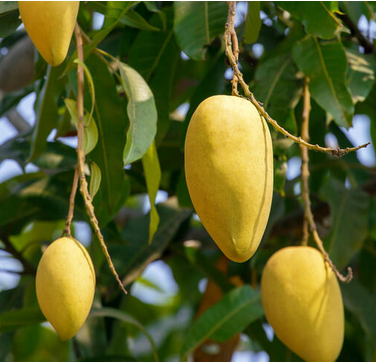
%> input picture Project/Image.png, 377 x 362 px
$ octave detection.m   (GNU Octave 9; MATLAB toolbox functions it lacks are replaced by stand-ins)
%> lines starting %> are read from the running program, lines starting %| are printed output that depends on the picture; in (x1, y1, x2, y2) boxes, pixels count from 0 and x2, y2 are one past the last pixel; in counts of white or black regions, pixels touching at a corner belong together; the program's own positions count from 1
clc
close all
clear all

% Original Image
Img = imread('Image.png');
%> Img is the input picture: size 362x377x3 uint8; mean R, G, B 87.8, 93.5, 39.8

% RGB Adjustment
RGBadjust = imadjust(Img, [118/255 82/255 0; 254/255 247/255 204/255],[]);
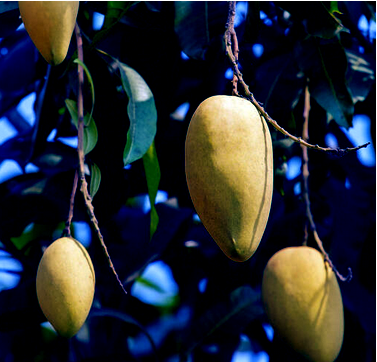
%> RGBadjust: size 362x377x3 uint8; mean R, G, B 36.9, 41.4, 48.8

I = rgb2hsv(RGBadjust);
%> I: size 362x377x3 double; mean H, S, V 0.448, 0.745, 0.255

% Define thresholds for 'Hue'
channel1Min = 0.965;
channel1Max = 0.188;

% Define thresholds for 'Saturation'
channel2Min = 0.000;
channel2Max = 1.000;

% Define thresholds for 'Value'
channel3Min = 0.000;
channel3Max = 1.000;

% Create mask based on chosen histogram thresholds
BW = ( (I(:,:,1) >= channel1Min) | (I(:,:,1) <= channel1Max) ) & ...
    (I(:,:,2) >= channel2Min ) & (I(:,:,2) <= channel2Max) & ...
    (I(:,:,3) >= channel3Min ) & (I(:,:,3) <= channel3Max);
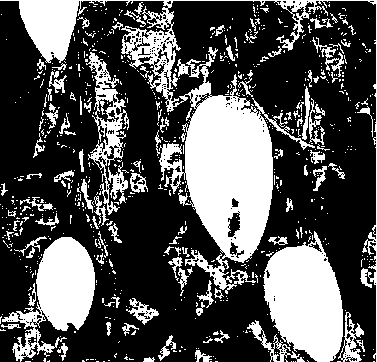
%> BW: size 362x377 logical; 32.3% white; 753 white regions (645 under 20 px), largest, box (x1, y1, x2, y2) and area: (0, 0, 377, 362) 19966, (263, 231, 343, 362) 7078, (2, 237, 95, 362) 5220

% Initialize output masked image based on input image.
maskedRGBImage = RGBadjust;

% Set background pixels where BW is false to zero.
maskedRGBImage(repmat(~BW,[1 1 3])) = 0;
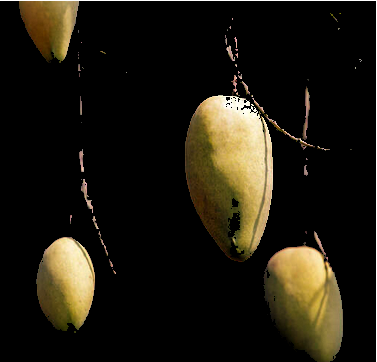
%> maskedRGBImage: size 362x377x3 uint8; mean R, G, B 29.8, 25.6, 15.2

% Grayscaling the Image
Gray = rgb2gray(maskedRGBImage);
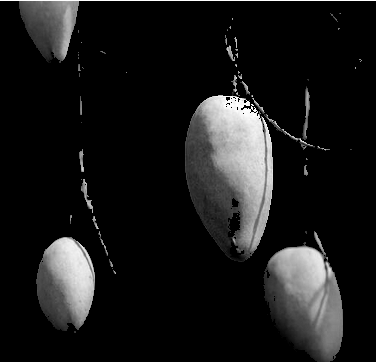
%> Gray: size 362x377 uint8; min 0, max 255, mean 25.7

% Median Filter
filteredImg = medfilt2(Gray);
threshold = graythresh(filteredImg);
%> threshold = 0.329
binaryImg = im2bw(filteredImg,threshold);
%> binaryImg: size 362x377 logical; 12.3% white; 35 white regions (19 under 20 px), largest, box (x1, y1, x2, y2) and area: (193, 95, 273, 252) 6957, (268, 232, 343, 358) 4706, (41, 237, 95, 328) 2987

% Eliminating Objects under 200px
binaryImg = bwareaopen(binaryImg, 200);
%> binaryImg: size 362x377 logical; 11.8% white; 4 white regions, box (x1, y1, x2, y2) and area: (193, 95, 273, 252) 6957, (268, 232, 343, 358) 4706, (41, 237, 95, 328) 2987, (23, 0, 80, 60) 1488

% Perform morphological operations to enhance the binary image
se = strel('disk', 10);
binaryImg = imclose(binaryImg, se);
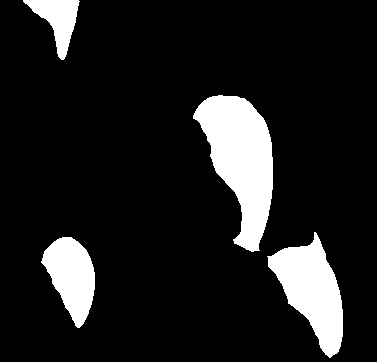
%> binaryImg: size 362x377 logical; 12.1% white; 4 white regions, box (x1, y1, x2, y2) and area: (193, 95, 273, 252) 7111, (267, 232, 343, 358) 4854, (41, 237, 95, 328) 3007, (23, 0, 80, 60) 1524
binaryImg = imfill(binaryImg, 'holes');
binaryImg = imopen(binaryImg, se);
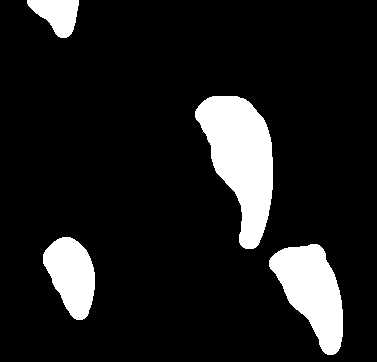
%> binaryImg: size 362x377 logical; 11.6% white; 4 white regions

% Perform blob analysis to get the properties of the mangoes
blobAnalysis = regionprops(binaryImg, 'Area', 'BoundingBox', 'Centroid');
%> blobAnalysis = 4 regions; box (x1, y1, x2, y2), Area and Centroid: (195, 96, 273, 249) 7007 [241.8 159.3], (269, 244, 343, 355) 4732 [312.9 292], (43, 237, 95, 320) 2915 [72.2 275.7], (27, 0, 79, 38) 1243 [58 15]
numMangoes = length(blobAnalysis);
%> numMangoes = 4

% Draw bounding boxes around the mangoes
figure;
imshow(Img);
hold on;

for i = 1:numMangoes
    rectangle('Position', blobAnalysis(i).BoundingBox, 'EdgeColor', 'r', 'LineWidth', 2);
end
%> this loop made 4 passes

title(sprintf('%d mango(es) detected',numMangoes));
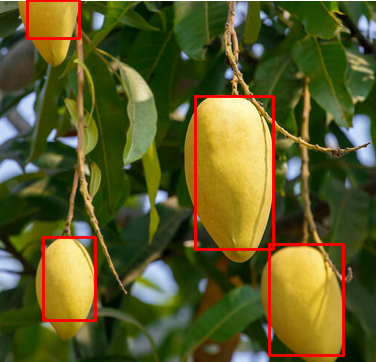
%> figure redrawn from the program's plot data; its title reads '4 mango(es) detected'
